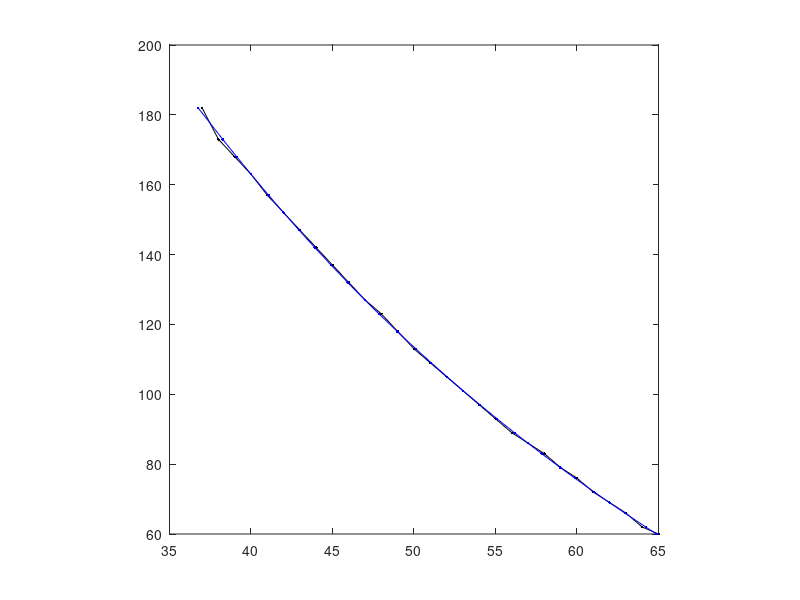

Here is the MATLAB script that generated this plot:
% Paist Y values from arduino
PX = [182,173,168,163,157,152,147,142,137,132,127,123,118,113,109,105,101,97,93,89,86,83,79,76,72,69,66,62,60]; 

% Format corresponding cm values
CM = 0:length(PX)-1;
CM = 37 + CM;

% Fit
P = polyfit(PX, CM, 3);

plot(CM, PX, '.-k');
axis square
hold on;

% Compute 4th order
%CM1 = P(1).*PX.^4 + P(2).*PX.^3 + P(3).*PX.^2 + P(4).*PX.^1 + P(5);
% Compute 3rd order
CM1 = P(1).*PX.^3 + P(2).*PX.^2 + P(3).*PX.^1 + P(4);

%PX1 = CM*p(1)^2 + CM*p(2) + p(3); 
plot(CM1, PX, '.-b');

% Copy these coeff values to arduino code
fprintf('%0.15f,\n', P);
